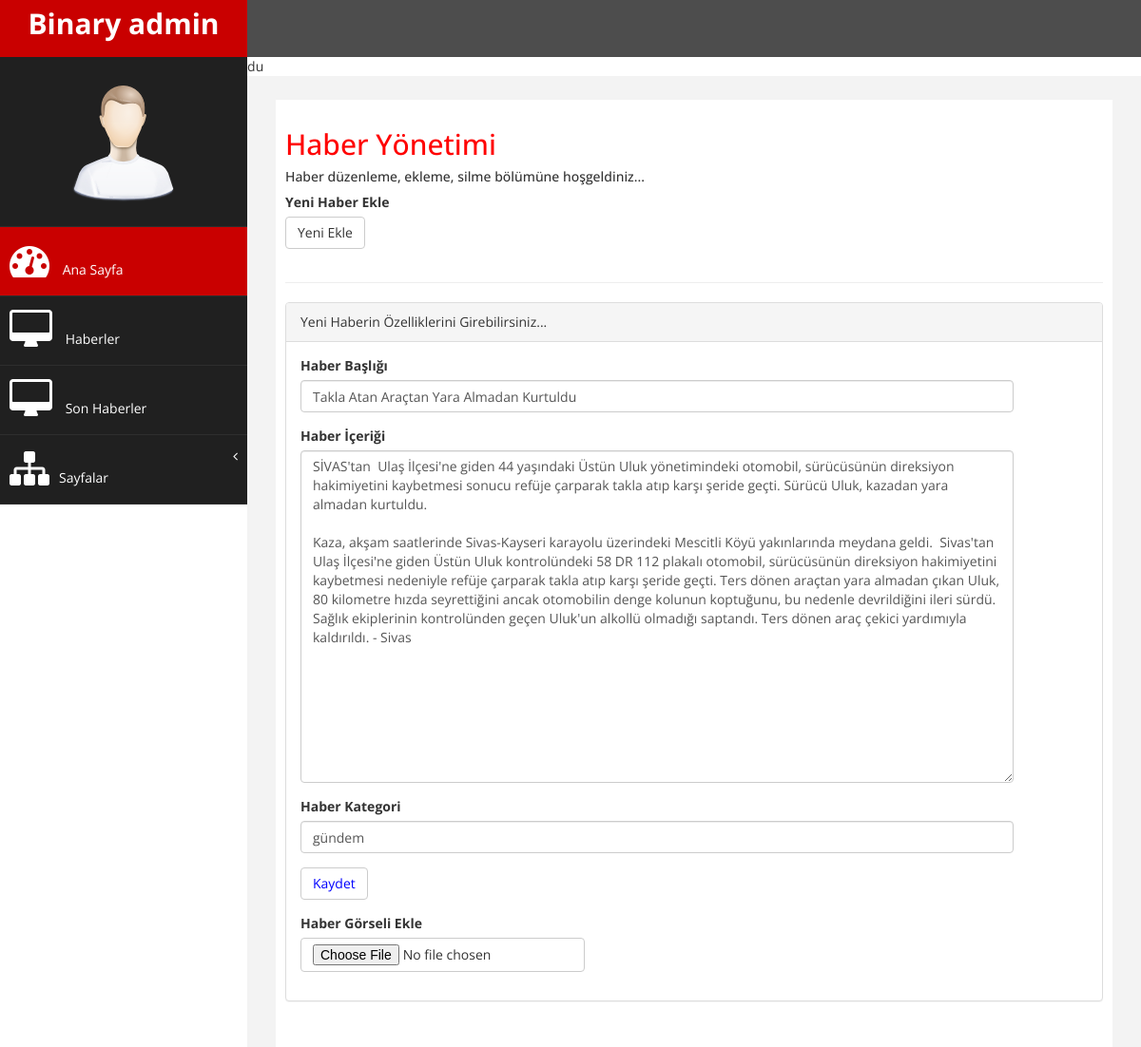
Screenshot of /habersitesi/admin/haberDuzenleForm.php?haber_id=43 with the database file from the repository.
### tables this page shows
CREATE TABLE `haberler` (
  `haber_id` int(11) NOT NULL,
  `haber_basligi` varchar(250) NOT NULL,
  `haber_icerigi` varchar(10000) NOT NULL,
  `haber_kategori` varchar(200) NOT NULL,
  `haber_resmi` varchar(250) NOT NULL
);

### habersitesi/admin/haberDuzenleForm.php (the view, shortened to what this page needs)
<?php include "header.php" ?>
<?php include "sidebar.php" ?>
<?php include 'baglan.php'; ?>
<?php
    $id = $_GET["haber_id"];
    $haber = mysqli_fetch_array(mysqli_query($con, "SELECT * FROM haberler WHERE haber_id = $id"));
    echo $haber["haber_basligi"];
?>
 <div id="page-wrapper" >
            <div id="page-inner">
                <div class="row">
                    <div class="col-md-12">
                     <h2>Haber Yönetimi</h2>
                        <h5>Haber düzenleme, ekleme, silme bölümüne hoşgeldiniz... </h5>
                       <div  class="form-group" >
                        <label>Yeni Haber Ekle</label><br>
                        <button type="button" onclick="location.href='yeniHaberEkle.php'" class="btn btn-default">Yeni Ekle</button>
                    </div>
                    </div>
                </div>
                 <hr />
               <div class="row">
                <div class="col-md-12">
                    <div class="panel panel-default">
                        <div class="panel-heading">
                           Yeni Haberin Özelliklerini Girebilirsiniz...
                        </div>
                        <div class="panel-body">
                            <div class="row">
                                <div class="col-md-6">
                                    <form action="haberDuzenleForm.php" role="form">
                                        <div  class="form-group">
                                            <label>Haber Başlığı</label>
                                            <input style="width: 750px" class="form-control" name="haberBasligi" value="<?php echo $haber['haber_basligi']; ?>" />
                                        </div>
                                         <div  class="form-group">
                                            <label>Haber İçeriği</label>
                                            <textarea style="height: 350px; width: 750px" name="haberIcerigi" class="form-control"><?php echo $haber['haber_icerigi']; ?></textarea>
                                        </div>
                                        <div  class="form-group">
                                            <label>Haber Kategori</label>
                                            <input style="width: 750px" class="form-control" name="haberKategori" value="<?php echo $haber['haber_kategori']; ?>"/>
                                        </div>
                                          <div  class="form-group" >
                                             <button style="color: blue" type="submit" name="save" class = "btn btn-default">Kaydet</button>
                                        </div>
                                        <div class="form-group" >
                                           <label>Haber Görseli Ekle</label>
                                           <input type="file" name=""  class = "btn btn-default" />
                                        </div>
                                    </form>
                             </div>
                        </div>
                    </div>
<?php include "footer.php" ?>

### habersitesi/admin/assets/css/custom.css (style rules this page uses)
body { font-family: 'Open Sans', sans-serif; }
#page-wrapper { padding: 15px 15px; min-height: 600px; background:#F3F3F3; }
#page-inner { width:100%; margin:10px 20px 10px 0px; background-color:#fff!important; padding:10px; min-height:1200px; }
h2 { color: #f00; }
@media (min-width:768px) { #page-wrapper { margin: 0 0 0 260px; padding: 15px 30px; min-height: 1200px; } }

### rows the page displays
haberler: haber_basligi "Takla Atan Araçtan Yara Almadan Kurtuldu", haberBasligi "Takla Atan Araçtan Yara Almadan Kurtuldu", haberIcerigi "SİVAS'tan Ulaş İlçesi'ne giden 44 yaşındaki Üstün Uluk yönetimindeki otomobil, sürücüsünün direksiyon hakimiyetini kaybetmesi sonucu refüje çarparak takla atıp karşı şeride geçti. Sürücü Uluk, kazadan yara almadan kurtuldu. Kaza, akşam saatlerinde Sivas-Kayseri karayolu üzerindeki Mescitli Köyü yakınlarında meydana geldi. Sivas'tan Ulaş İlçesi'ne giden Üstün Uluk kontrolündeki 58 DR 112 plakalı otomobil, sürücüsünün direksiyon hakimiyetini kaybetmesi nedeniyle refüje çarparak takla atıp karşı şeride geçti. Ters dönen araçtan yara almadan çıkan Uluk, 80 kilometre hızda seyrettiğini ancak otomobilin denge kolunun koptuğunu, bu nedenle devrildiğini ileri sürdü. Sağlık ekiplerinin kontrolünden…", haberKategori "gündem"
